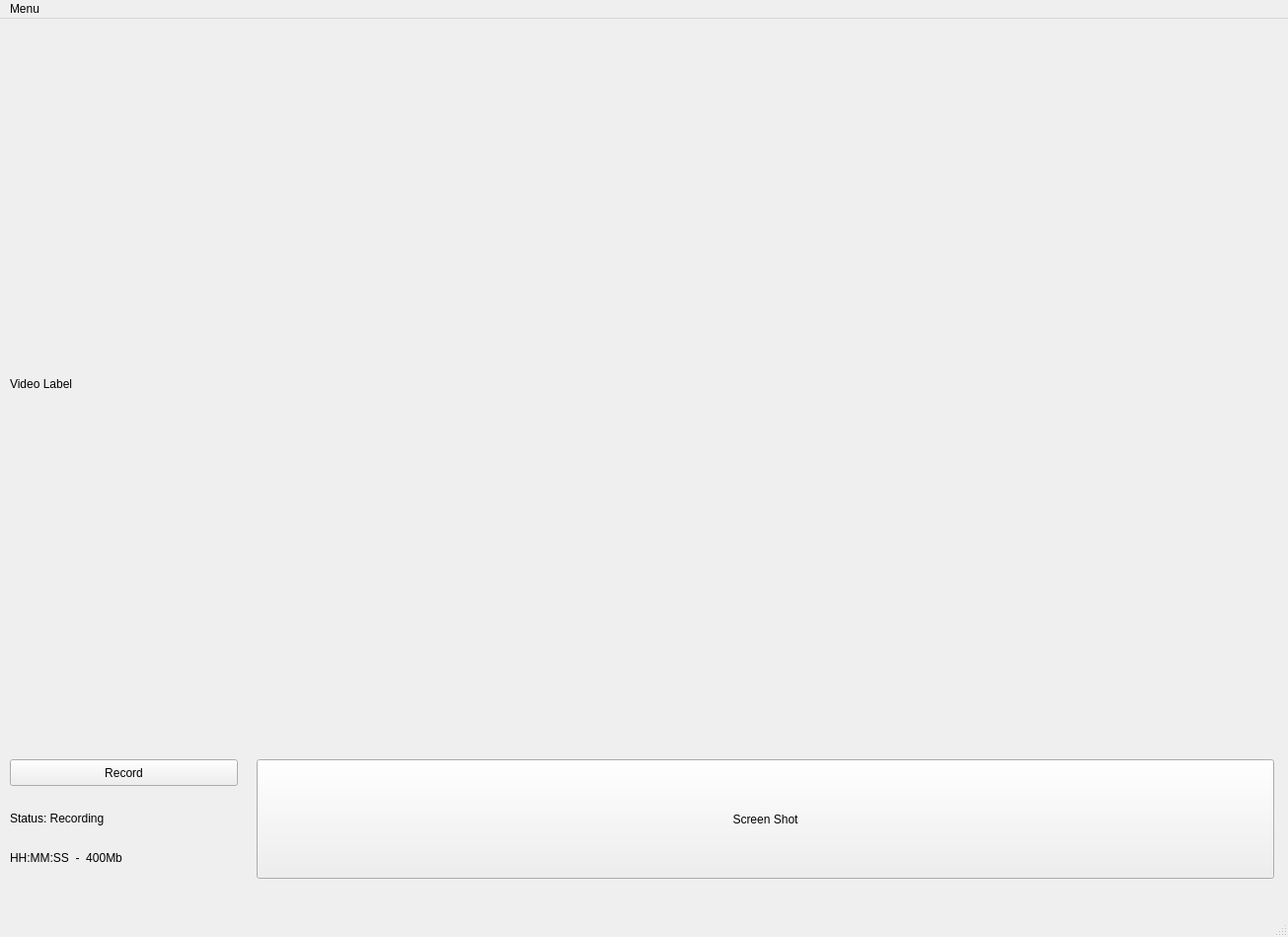
<?xml version="1.0" encoding="UTF-8"?>
<ui version="4.0">
 <class>MainWindow</class>
 <widget class="QMainWindow" name="MainWindow">
  <property name="geometry">
   <rect>
    <x>0</x>
    <y>0</y>
    <width>1305</width>
    <height>949</height>
   </rect>
  </property>
  <property name="windowTitle">
   <string>Video Logger</string>
  </property>
  <widget class="QWidget" name="centralwidget">
   <widget class="QPushButton" name="record">
    <property name="geometry">
     <rect>
      <x>10</x>
      <y>750</y>
      <width>231</width>
      <height>27</height>
     </rect>
    </property>
    <property name="text">
     <string>Record</string>
    </property>
    <property name="shortcut">
     <string>R</string>
    </property>
   </widget>
   <widget class="QPushButton" name="screenShot">
    <property name="geometry">
     <rect>
      <x>260</x>
      <y>750</y>
      <width>1031</width>
      <height>121</height>
     </rect>
    </property>
    <property name="minimumSize">
     <size>
      <width>841</width>
      <height>0</height>
     </size>
    </property>
    <property name="text">
     <string>Screen Shot</string>
    </property>
    <property name="shortcut">
     <string>Space</string>
    </property>
   </widget>
   <widget class="QLabel" name="statusLabel">
    <property name="geometry">
     <rect>
      <x>10</x>
      <y>800</y>
      <width>221</width>
      <height>19</height>
     </rect>
    </property>
    <property name="text">
     <string>Status: Recording</string>
    </property>
   </widget>
   <widget class="QLabel" name="timeLable">
    <property name="geometry">
     <rect>
      <x>10</x>
      <y>840</y>
      <width>231</width>
      <height>19</height>
     </rect>
    </property>
    <property name="text">
     <string>HH:MM:SS  -  400Mb</string>
    </property>
   </widget>
   <widget class="QLabel" name="videoLabel">
    <property name="geometry">
     <rect>
      <x>10</x>
      <y>10</y>
      <width>1280</width>
      <height>720</height>
     </rect>
    </property>
    <property name="text">
     <string>Video Label</string>
    </property>
    <property name="scaledContents">
     <bool>true</bool>
    </property>
   </widget>
  </widget>
  <widget class="QMenuBar" name="menubar">
   <property name="geometry">
    <rect>
     <x>0</x>
     <y>0</y>
     <width>1305</width>
     <height>24</height>
    </rect>
   </property>
   <widget class="QMenu" name="menuMenu">
    <property name="title">
     <string>Menu</string>
    </property>
    <addaction name="actionWell_INfo"/>
    <addaction name="actionUpgrade"/>
    <addaction name="actionDrive_mapping"/>
    <addaction name="separator"/>
    <addaction name="actionQuit"/>
   </widget>
   <addaction name="menuMenu"/>
  </widget>
  <widget class="QStatusBar" name="statusbar"/>
  <action name="actionWell_INfo">
   <property name="text">
    <string>Well Info</string>
   </property>
   <property name="shortcut">
    <string>Ctrl+I</string>
   </property>
  </action>
  <action name="actionUpgrade">
   <property name="text">
    <string>Upgrade</string>
   </property>
   <property name="shortcut">
    <string>Ctrl+U</string>
   </property>
  </action>
  <action name="actionQuit">
   <property name="text">
    <string>Quit</string>
   </property>
   <property name="shortcut">
    <string>Ctrl+Q</string>
   </property>
  </action>
  <action name="actionDrive_mapping">
   <property name="text">
    <string>Drive Map</string>
   </property>
  </action>
 </widget>
 <resources/>
 <connections/>
</ui>
